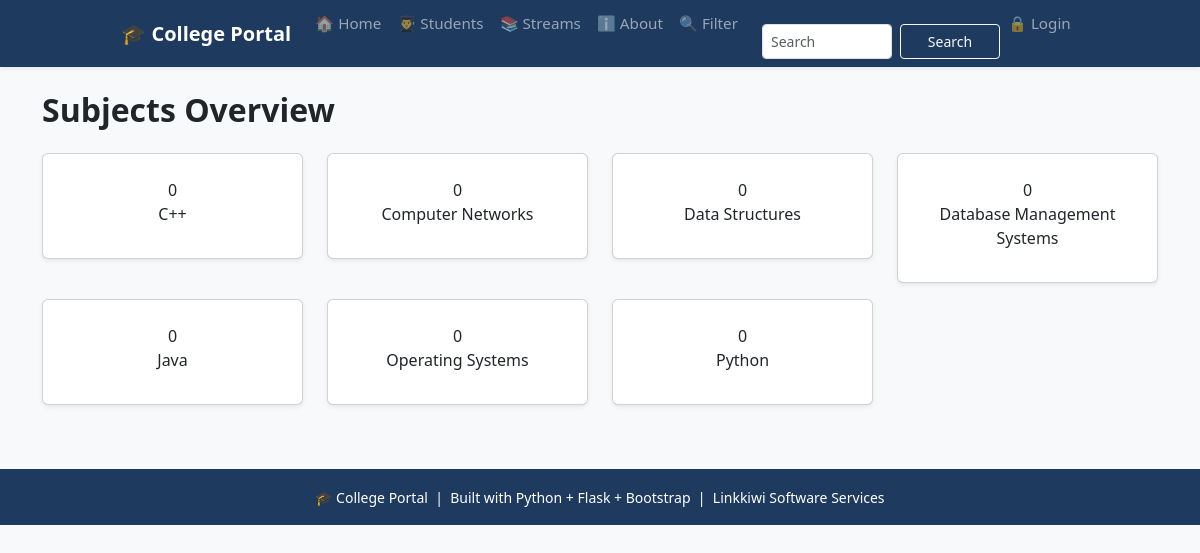
Page /subjects on the committed database.
### tables this page shows
CREATE TABLE subjects (
                     id INTEGER PRIMARY KEY AUTOINCREMENT,
                     name TEXT NOT NULL UNIQUE
                     );

### app.py (the view)
@app.route('/subjects')
def subjects():
    conn= get_db()
    rows = conn.execute('''
            SELECT subjects.name AS subject_name, COUNT(students.id) AS student_count
            FROM subjects
            LEFT JOIN students ON students.subject = subjects.name
            GROUP BY subjects.name
            ORDER BY subjects.name
    ''').fetchall()
    conn.close()
    return render_template('subjects.html', rows=rows)

### database.py (called while the page is built)
def get_db():
   conn = sqlite3.connect('myproject.db')
   conn.row_factory = sqlite3.Row  # To access columns by name
   return conn

### templates/subjects.html (shortened to what this page needs)
{% extends "base.html" %}
{% block content %}
<h2 class="fw-bold mb-4">Subjects Overview</h2>
<div class="row">
{% for row in rows %}
<div class="col-md-3 mb-3">
    <div class="card shadow-sm text-center p-3">
        <h2 class="fw-bold" style="color:#1e3a5f;"></h2>{{ row['student_count'] }}</h2>
        <p>{{ row['subject_name'] }}</p>
    </div>
</div>
{% endfor %}
</div>
{% endblock %}

### templates/base.html (style rules this page uses)
:root { --brand: #1e3a5f; }

### rows in the picture
subjects: student_count "0", subject_name "Computer Networks"
subjects: student_count "0", subject_name "Data Structures"
subjects: student_count "0", subject_name "Database Management Systems"
subjects: student_count "0", subject_name "Java"
subjects: student_count "0", subject_name "Operating Systems"
subjects: student_count "0", subject_name "Python"

### other values in the picture
{{ row['student_count'] }} "0"
{{ row['subject_name'] }} "C++"
